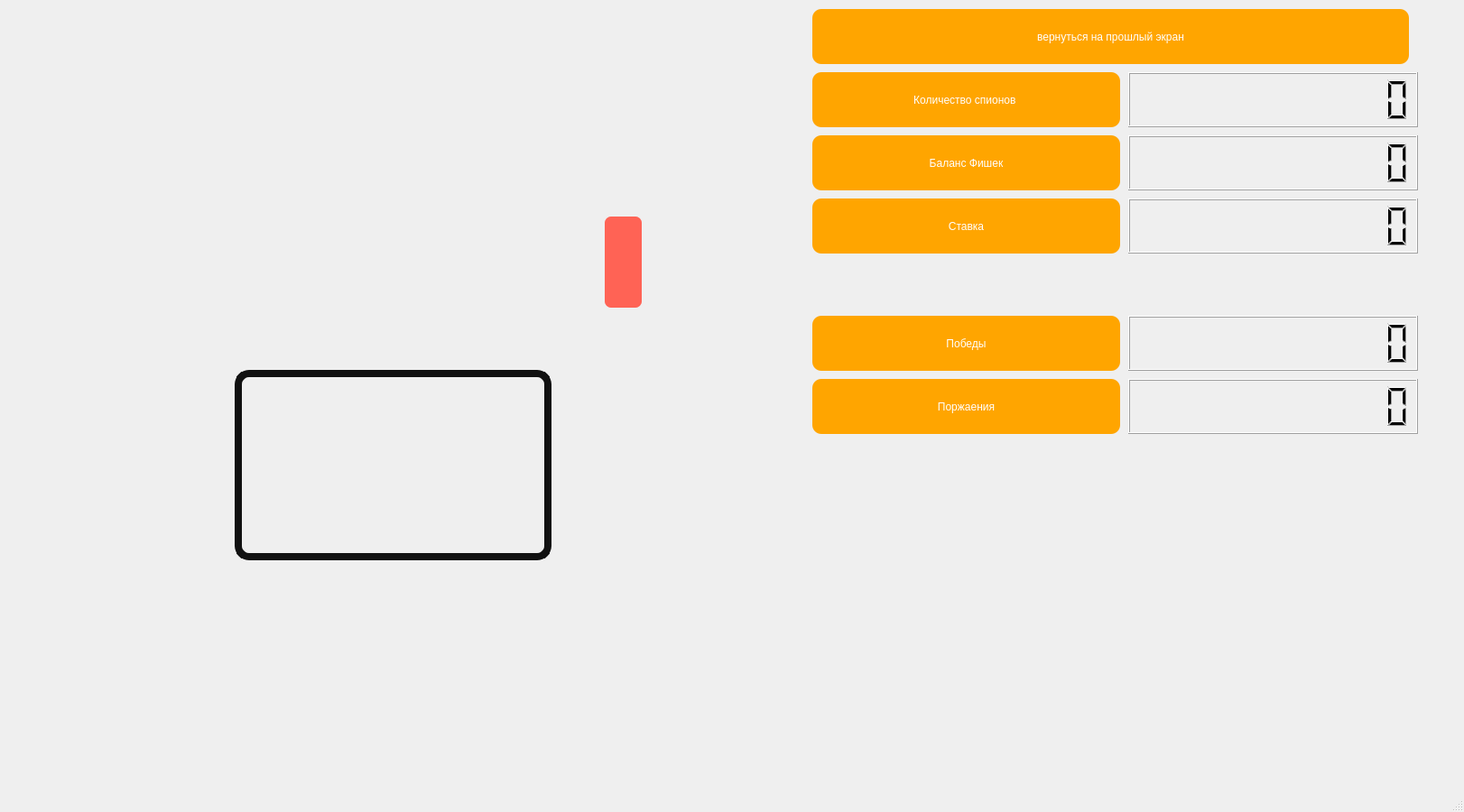
<?xml version="1.0" encoding="UTF-8"?>
<ui version="4.0">
 <class>AutomatGame</class>
 <widget class="QMainWindow" name="AutomatGame">
  <property name="geometry">
   <rect>
    <x>0</x>
    <y>0</y>
    <width>1622</width>
    <height>900</height>
   </rect>
  </property>
  <property name="windowTitle">
   <string>MainWindow</string>
  </property>
  <property name="styleSheet">
   <string notr="true">QMainWindow
{
	background-image: url(:/source/resource/automat.jpg);
}</string>
  </property>
  <widget class="QWidget" name="centralwidget">
   <widget class="QPushButton" name="pushButton_2">
    <property name="geometry">
     <rect>
      <x>900</x>
      <y>10</y>
      <width>661</width>
      <height>61</height>
     </rect>
    </property>
    <property name="styleSheet">
     <string notr="true">QPushButton
{
border:none;
color:white;
background-color:orange;
font: 600 10.5pt &quot;Liberation Serif&quot;;
position: absolute;
border-radius: 10px;
}
QPushButton:Hover
{
    background-color:rgb(255,145,0);
	border-radius: 10px;
}
QPushButton:pressed
{
	background-color:rgb(0,12,0);
	color:rgb(0,255,0);
	border-radius: 10px;
	
}</string>
    </property>
    <property name="text">
     <string>вернуться на прошлый экран</string>
    </property>
   </widget>
   <widget class="QPushButton" name="pushButton_3">
    <property name="geometry">
     <rect>
      <x>900</x>
      <y>150</y>
      <width>341</width>
      <height>61</height>
     </rect>
    </property>
    <property name="styleSheet">
     <string notr="true">QPushButton
{
border:none;
color:white;
background-color:orange;
font: 600 10.5pt &quot;Liberation Serif&quot;;
position: absolute;
border-radius: 10px;
}
QPushButton:Hover
{
    background-color:rgb(255,145,0);
	border-radius: 10px;
}
QPushButton:pressed
{
	background-color:rgb(0,12,0);
	color:rgb(0,255,0);
	border-radius: 10px;
	
}</string>
    </property>
    <property name="text">
     <string>Баланс Фишек</string>
    </property>
   </widget>
   <widget class="QLCDNumber" name="lcdNumber">
    <property name="geometry">
     <rect>
      <x>1250</x>
      <y>150</y>
      <width>321</width>
      <height>61</height>
     </rect>
    </property>
    <property name="digitCount">
     <number>12</number>
    </property>
   </widget>
   <widget class="QPushButton" name="pushButton_4">
    <property name="geometry">
     <rect>
      <x>900</x>
      <y>220</y>
      <width>341</width>
      <height>61</height>
     </rect>
    </property>
    <property name="styleSheet">
     <string notr="true">QPushButton
{
border:none;
color:white;
background-color:orange;
font: 600 10.5pt &quot;Liberation Serif&quot;;
position: absolute;
border-radius: 10px;
}
QPushButton:Hover
{
    background-color:rgb(255,145,0);
	border-radius: 10px;
}
QPushButton:pressed
{
	background-color:rgb(0,12,0);
	color:rgb(0,255,0);
	border-radius: 10px;
	
}</string>
    </property>
    <property name="text">
     <string>Ставка</string>
    </property>
   </widget>
   <widget class="QLCDNumber" name="lcdNumber_2">
    <property name="geometry">
     <rect>
      <x>1250</x>
      <y>220</y>
      <width>321</width>
      <height>61</height>
     </rect>
    </property>
    <property name="digitCount">
     <number>12</number>
    </property>
   </widget>
   <widget class="QLabel" name="label">
    <property name="geometry">
     <rect>
      <x>80</x>
      <y>170</y>
      <width>731</width>
      <height>681</height>
     </rect>
    </property>
    <property name="styleSheet">
     <string notr="true">QLabel
{
background-image: url(:/source/resource/45.png);
background-repeat: no-repeat;
background-position: center;
}</string>
    </property>
    <property name="text">
     <string/>
    </property>
   </widget>
   <widget class="QWidget" name="widget_3" native="true">
    <property name="geometry">
     <rect>
      <x>260</x>
      <y>410</y>
      <width>351</width>
      <height>211</height>
     </rect>
    </property>
    <property name="styleSheet">
     <string notr="true">QWidget {
    background-color: qlineargradient(
        spread:pad, x1:0, y1:0, x2:1, y2:0,
        stop:0 rgba(245, 224, 176, 255),
        stop:0.09 rgba(246, 189, 237, 255),
        stop:0.14 rgba(194, 207, 246, 255),
        stop:0.19 rgba(184, 160, 168, 255),
        stop:0.25 rgba(171, 186, 248, 255),
        stop:0.32 rgba(243, 248, 224, 255),
        stop:0.385 rgba(249, 162, 183, 255),
        stop:0.47 rgba(100, 115, 124, 255),
        stop:0.58 rgba(251, 205, 202, 255),
        stop:0.65 rgba(170, 128, 185, 255),
        stop:0.75 rgba(252, 222, 204, 255),
        stop:0.805 rgba(206, 122, 218, 255),
        stop:0.86 rgba(254, 223, 175, 255),
        stop:0.91 rgba(254, 236, 244, 255),
        stop:1 rgba(255, 191, 221, 255)
    );

    border: 8px solid #111;               /* Чёрная рамка как у монитора */
    border-radius: 16px;                  /* Скруглённые углы */
    padding: 8px;

    box-shadow: inset 0 0 12px rgba(0,0,0,0.4); /* Внутренняя тень для глубины */
}
</string>
    </property>
   </widget>
   <widget class="QPushButton" name="pushButtonY">
    <property name="geometry">
     <rect>
      <x>670</x>
      <y>240</y>
      <width>41</width>
      <height>101</height>
     </rect>
    </property>
    <property name="styleSheet">
     <string notr="true">QPushButton
{
  background-color:rgb(255, 99, 85);
  border-radius: 7px;
}</string>
    </property>
    <property name="text">
     <string/>
    </property>
   </widget>
   <widget class="QPushButton" name="pushButton_5">
    <property name="geometry">
     <rect>
      <x>900</x>
      <y>80</y>
      <width>341</width>
      <height>61</height>
     </rect>
    </property>
    <property name="styleSheet">
     <string notr="true">QPushButton
{
border:none;
color:white;
background-color:orange;
font: 600 10.5pt &quot;Liberation Serif&quot;;
position: absolute;
border-radius: 10px;
}
QPushButton:Hover
{
    background-color:rgb(255,145,0);
	border-radius: 10px;
}
QPushButton:pressed
{
	background-color:rgb(0,12,0);
	color:rgb(0,255,0);
	border-radius: 10px;
	
}</string>
    </property>
    <property name="text">
     <string>Количество спионов </string>
    </property>
   </widget>
   <widget class="QLCDNumber" name="lcdNumber_3">
    <property name="geometry">
     <rect>
      <x>1250</x>
      <y>80</y>
      <width>321</width>
      <height>61</height>
     </rect>
    </property>
    <property name="digitCount">
     <number>12</number>
    </property>
   </widget>
   <widget class="QPushButton" name="pushButton_6">
    <property name="geometry">
     <rect>
      <x>900</x>
      <y>350</y>
      <width>341</width>
      <height>61</height>
     </rect>
    </property>
    <property name="styleSheet">
     <string notr="true">QPushButton
{
border:none;
color:white;
background-color:orange;
font: 600 10.5pt &quot;Liberation Serif&quot;;
position: absolute;
border-radius: 10px;
}
QPushButton:Hover
{
    background-color:rgb(255,145,0);
	border-radius: 10px;
}
QPushButton:pressed
{
	background-color:rgb(0,12,0);
	color:rgb(0,255,0);
	border-radius: 10px;
	
}</string>
    </property>
    <property name="text">
     <string>Победы</string>
    </property>
   </widget>
   <widget class="QLCDNumber" name="lcdNumber_4">
    <property name="geometry">
     <rect>
      <x>1250</x>
      <y>350</y>
      <width>321</width>
      <height>61</height>
     </rect>
    </property>
    <property name="digitCount">
     <number>12</number>
    </property>
   </widget>
   <widget class="QPushButton" name="pushButton_7">
    <property name="geometry">
     <rect>
      <x>900</x>
      <y>420</y>
      <width>341</width>
      <height>61</height>
     </rect>
    </property>
    <property name="styleSheet">
     <string notr="true">QPushButton
{
border:none;
color:white;
background-color:orange;
font: 600 10.5pt &quot;Liberation Serif&quot;;
position: absolute;
border-radius: 10px;
}
QPushButton:Hover
{
    background-color:rgb(255,145,0);
	border-radius: 10px;
}
QPushButton:pressed
{
	background-color:rgb(0,12,0);
	color:rgb(0,255,0);
	border-radius: 10px;
	
}</string>
    </property>
    <property name="text">
     <string>Поржаения</string>
    </property>
   </widget>
   <widget class="QLCDNumber" name="lcdNumber_5">
    <property name="geometry">
     <rect>
      <x>1250</x>
      <y>420</y>
      <width>321</width>
      <height>61</height>
     </rect>
    </property>
    <property name="digitCount">
     <number>12</number>
    </property>
   </widget>
  </widget>
  <widget class="QMenuBar" name="menubar">
   <property name="geometry">
    <rect>
     <x>0</x>
     <y>0</y>
     <width>1622</width>
     <height>21</height>
    </rect>
   </property>
  </widget>
  <widget class="QStatusBar" name="statusbar"/>
 </widget>
 <resources/>
 <connections/>
</ui>
